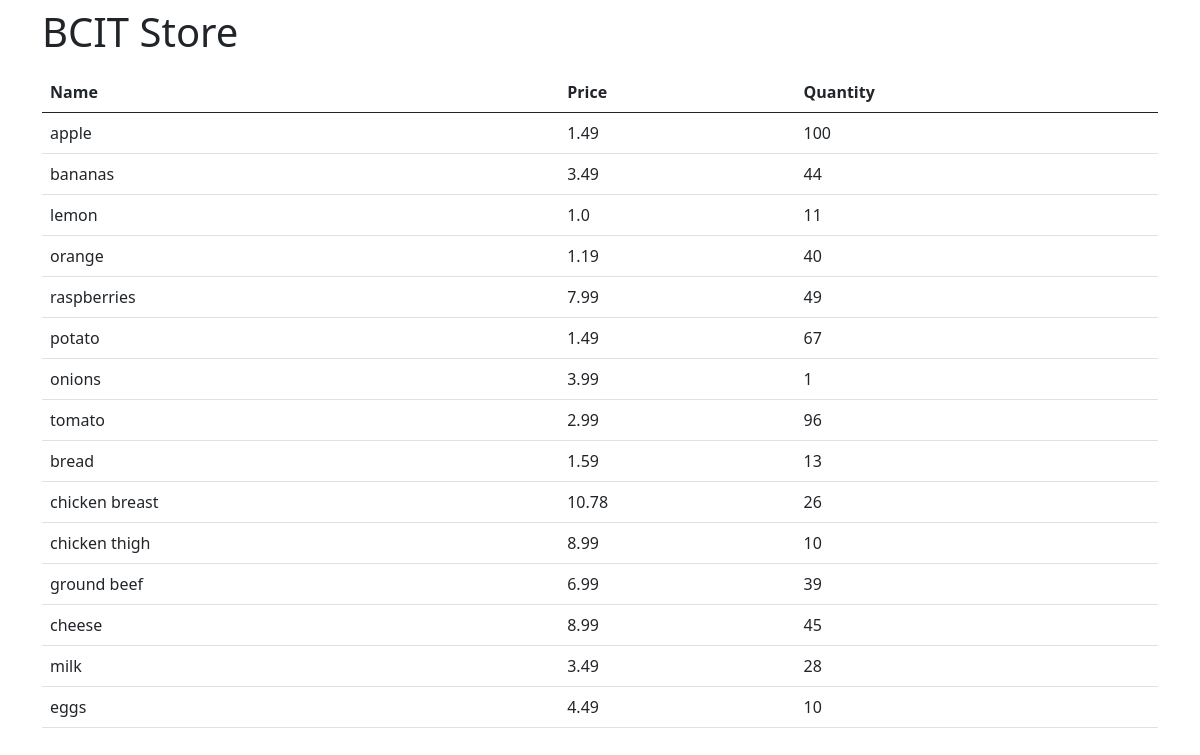
Before: / with the older database file.
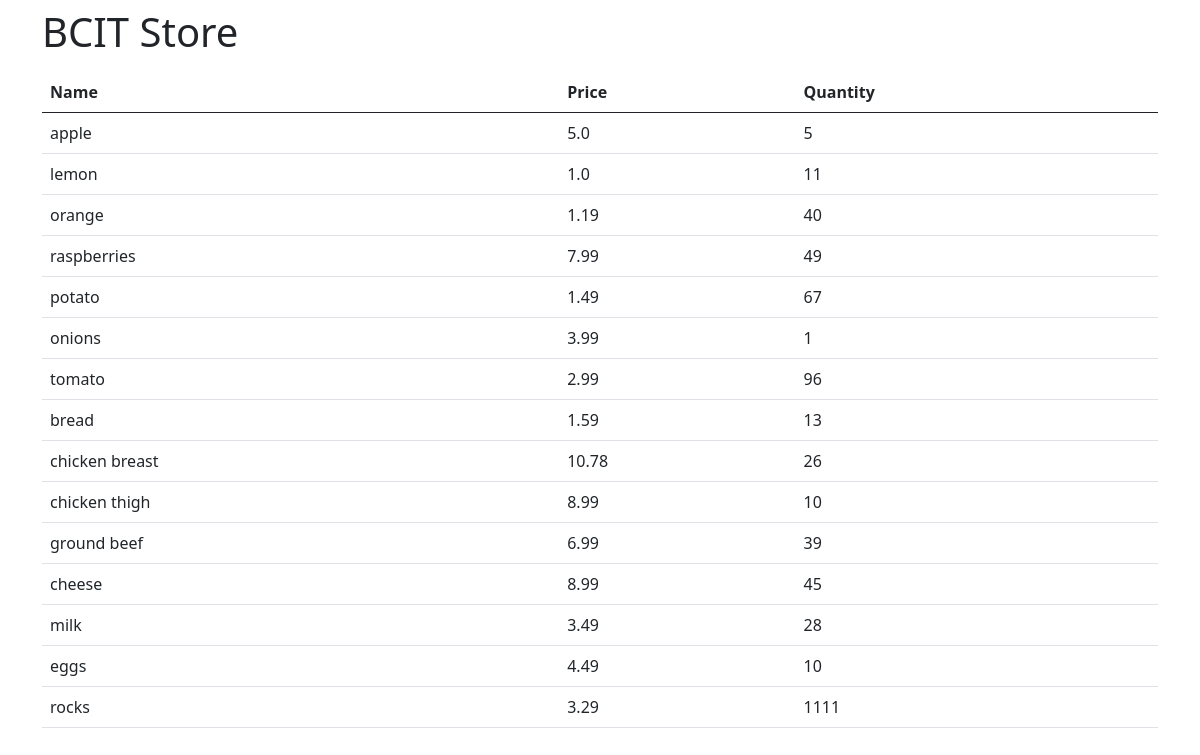
After: the same page with the newer database file.
### models.py (models this page shows, shortened)
class Product(db.Model):
    name = db.Column(db.String, primary_key=True)
    price = db.Column(db.Float, nullable=False)
    quantity = db.Column(db.Integer, nullable=False)

### app.py (the view)
@app.route("/")
def home():
    data = Product.query.all()
    return render_template("index.html", products=data)

### templates/index.html
{% extends "base.html" %}
{% block content %}
<h1 class="py-2">BCIT Store</h1>
<table class="table table-highlighted">
    <thead>
        <tr>
            <th>Name</th>
            <th>Price</th>
            <th>Quantity</th>
        </tr>
    </thead>
    <tbody>
        {% for product in products %}
        <tr>
            <td>{{ product.name }}</td>
            <td>{{ product.price }}</td>
            <td>{{ product.quantity }}</td>
        </tr>
        {% endfor %}
    </tbody>
</table>
{% endblock %}

### templates/base.html (shortened to what this page needs)
<!doctype html>
<html lang="en">
<head>
    <link href="https://cdn.jsdelivr.net/npm/bootstrap@5.0.2/dist/css/bootstrap.min.css" rel="stylesheet"
>
</head>
<body>
    <div class="container">
        {% block content %}
        {% endblock %}
    </div>
</body>
</html>

Changed rows visible on the page:
removed Product: name "bananas", price "3.49", quantity "44"
changed Product "apple": price "1.49" → "5.0"; quantity "100" → "5"
added Product: name "rocks", price "3.29", quantity "1111"
